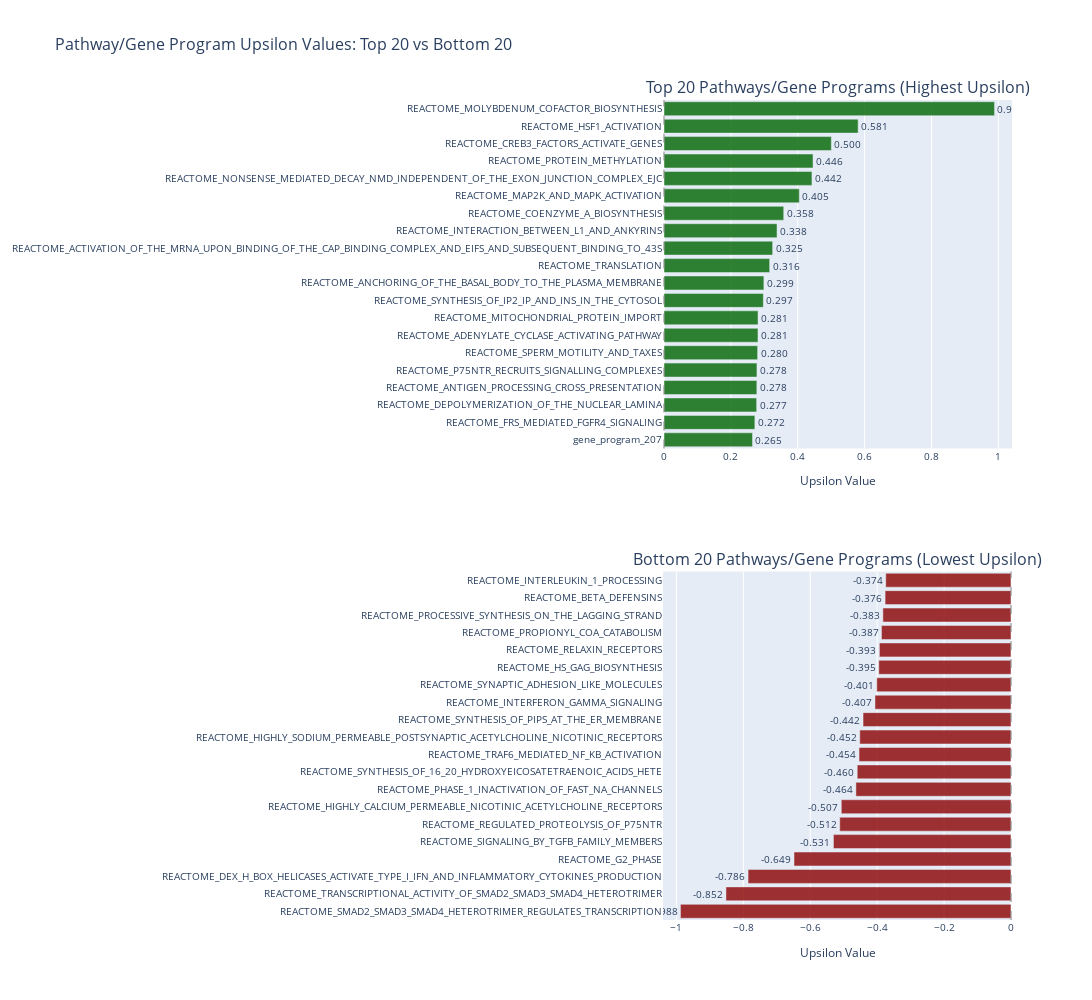

Notebook code for this chart:
### Code cell
from plotly.subplots import make_subplots

# Create interactive plot for top and bottom pathways/gene programs by upsilon values
import plotly.graph_objects as go

# Get top 20 and bottom 20 pathways
top_20 = pathway_upsilon_df_sorted.head(20)
bottom_20 = pathway_upsilon_df_sorted.tail(20)

# Create subplot with two bar charts
fig = make_subplots(
    rows=2, cols=1,
    subplot_titles=('Top 20 Pathways/Gene Programs (Highest Upsilon)', 
                   'Bottom 20 Pathways/Gene Programs (Lowest Upsilon)'),
    vertical_spacing=0.15
)

# Top 20 pathways (positive influence)
fig.add_trace(
    go.Bar(
        x=top_20['upsilon'],
        y=top_20['pathway_name'],
        orientation='h',
        name='Top 20',
        marker=dict(color='darkgreen', opacity=0.8),
        text=[f'{val:.3f}' for val in top_20['upsilon']],
        textposition='outside',
        hovertemplate='<b>%{y}</b><br>Upsilon: %{x:.4f}<extra></extra>'
    ),
    row=1, col=1
)

# Bottom 20 pathways (negative influence)  
fig.add_trace(
    go.Bar(
        x=bottom_20['upsilon'],
        y=bottom_20['pathway_name'],
        orientation='h',
        name='Bottom 20',
        marker=dict(color='darkred', opacity=0.8),
        text=[f'{val:.3f}' for val in bottom_20['upsilon']],
        textposition='outside',
        hovertemplate='<b>%{y}</b><br>Upsilon: %{x:.4f}<extra></extra>'
    ),
    row=2, col=1
)

# Update layout
fig.update_layout(
    title=dict(
        text='Pathway/Gene Program Upsilon Values: Top 20 vs Bottom 20',
        font=dict(size=16)
    ),
    height=1000,
    width=1200,
    showlegend=False,
    font=dict(size=10)
)

# Update x-axes
fig.update_xaxes(title_text="Upsilon Value", row=1, col=1)
fig.update_xaxes(title_text="Upsilon Value", row=2, col=1)

# Update y-axes to reverse order for better readability
fig.update_yaxes(autorange="reversed", row=1, col=1)
fig.update_yaxes(autorange="reversed", row=2, col=1)

# Add vertical line at x=0 for reference
fig.add_vline(x=0, line_dash="dash", line_color="gray", opacity=0.5, row=1, col=1)
fig.add_vline(x=0, line_dash="dash", line_color="gray", opacity=0.5, row=2, col=1)

fig.show()

# Print summary statistics
print("Summary Statistics:")
print(f"Highest upsilon value: {top_20.iloc[0]['upsilon']:.4f} ({top_20.iloc[0]['pathway_name']})")
print(f"Lowest upsilon value: {bottom_20.iloc[-1]['upsilon']:.4f} ({bottom_20.iloc[-1]['pathway_name']})")
print(f"Range: {top_20.iloc[0]['upsilon'] - bottom_20.iloc[-1]['upsilon']:.4f}")

### Figure 1 — Plotly figure (JSON) as saved in the notebook; plotly's stock layout.template omitted (floating-point values rounded to 4 significant figures)
{"data": [{"hovertemplate": "<b>%{y}</b><br>Upsilon: %{x:.4f}<extra></extra>", "marker": {"color": "darkgreen", "opacity": 0.8}, "name": "Top 20", "orientation": "h", "text": ["0.989", "0.581", "0.500", "0.446", "0.442", "0.405", "0.358", "0.338", "0.325", "0.316", "0.299", "0.297", "0.281", "0.281", "0.280", "0.278", "0.278", "0.277", "0.272", "0.265"], "textposition": "outside", "type": "bar", "x": [0.9885, 0.5806, 0.5005, 0.4457, 0.4425, 0.4047, 0.358, 0.3381, 0.3249, 0.316, 0.2987, 0.2971, 0.2812, 0.281, 0.28, 0.278, 0.2777, 0.2771, 0.2718, 0.2648], "xaxis": "x", "y": ["REACTOME_MOLYBDENUM_COFACTOR_BIOSYNTHESIS", "REACTOME_HSF1_ACTIVATION", "REACTOME_CREB3_FACTORS_ACTIVATE_GENES", "REACTOME_PROTEIN_METHYLATION", "REACTOME_NONSENSE_MEDIATED_DECAY_NMD_INDEPENDENT_OF_THE_EXON_JUNCTION_COMPLEX_EJC", "REACTOME_MAP2K_AND_MAPK_ACTIVATION", "REACTOME_COENZYME_A_BIOSYNTHESIS", "REACTOME_INTERACTION_BETWEEN_L1_AND_ANKYRINS", "REACTOME_ACTIVATION_OF_THE_MRNA_UPON_BINDING_OF_THE_CAP_BINDING_COMPLEX_AND_EIFS_AND_SUBSEQUENT_BINDING_TO_43S", "REACTOME_TRANSLATION", "REACTOME_ANCHORING_OF_THE_BASAL_BODY_TO_THE_PLASMA_MEMBRANE", "REACTOME_SYNTHESIS_OF_IP2_IP_AND_INS_IN_THE_CYTOSOL", "REACTOME_MITOCHONDRIAL_PROTEIN_IMPORT", "REACTOME_ADENYLATE_CYCLASE_ACTIVATING_PATHWAY", "REACTOME_SPERM_MOTILITY_AND_TAXES", "REACTOME_P75NTR_RECRUITS_SIGNALLING_COMPLEXES", "REACTOME_ANTIGEN_PROCESSING_CROSS_PRESENTATION", "REACTOME_DEPOLYMERIZATION_OF_THE_NUCLEAR_LAMINA", "REACTOME_FRS_MEDIATED_FGFR4_SIGNALING", "gene_program_207"], "yaxis": "y"}, {"hovertemplate": "<b>%{y}</b><br>Upsilon: %{x:.4f}<extra></extra>", "marker": {"color": "darkred", "opacity": 0.8}, "name": "Bottom 20", "orientation": "h", "text": ["-0.374", "-0.376", "-0.383", "-0.387", "-0.393", "-0.395", "-0.401", "-0.407", "-0.442", "-0.452", "-0.454", "-0.460", "-0.464", "-0.507", "-0.512", "-0.531", "-0.649", "-0.786", "-0.852", "-0.988"], "textposition": "outside", "type": "bar", "x": [-0.3744, -0.3763, -0.3829, -0.3871, -0.3934, -0.3952, -0.4012, -0.4066, -0.4422, -0.452, -0.4541, -0.4596, -0.4635, -0.5072, -0.5119, -0.5307, -0.6485, -0.7858, -0.852, -0.9879], "xaxis": "x2", "y": ["REACTOME_INTERLEUKIN_1_PROCESSING", "REACTOME_BETA_DEFENSINS", "REACTOME_PROCESSIVE_SYNTHESIS_ON_THE_LAGGING_STRAND", "REACTOME_PROPIONYL_COA_CATABOLISM", "REACTOME_RELAXIN_RECEPTORS", "REACTOME_HS_GAG_BIOSYNTHESIS", "REACTOME_SYNAPTIC_ADHESION_LIKE_MOLECULES", "REACTOME_INTERFERON_GAMMA_SIGNALING", "REACTOME_SYNTHESIS_OF_PIPS_AT_THE_ER_MEMBRANE", "REACTOME_HIGHLY_SODIUM_PERMEABLE_POSTSYNAPTIC_ACETYLCHOLINE_NICOTINIC_RECEPTORS", "REACTOME_TRAF6_MEDIATED_NF_KB_ACTIVATION", "REACTOME_SYNTHESIS_OF_16_20_HYDROXYEICOSATETRAENOIC_ACIDS_HETE", "REACTOME_PHASE_1_INACTIVATION_OF_FAST_NA_CHANNELS", "REACTOME_HIGHLY_CALCIUM_PERMEABLE_NICOTINIC_ACETYLCHOLINE_RECEPTORS", "REACTOME_REGULATED_PROTEOLYSIS_OF_P75NTR", "REACTOME_SIGNALING_BY_TGFB_FAMILY_MEMBERS", "REACTOME_G2_PHASE", "REACTOME_DEX_H_BOX_HELICASES_ACTIVATE_TYPE_I_IFN_AND_INFLAMMATORY_CYTOKINES_PRODUCTION", "REACTOME_TRANSCRIPTIONAL_ACTIVITY_OF_SMAD2_SMAD3_SMAD4_HETEROTRIMER", "REACTOME_SMAD2_SMAD3_SMAD4_HETEROTRIMER_REGULATES_TRANSCRIPTION"], "yaxis": "y2"}], "layout": {"annotations": [{"font": {"size": 16}, "showarrow": false, "text": "Top 20 Pathways/Gene Programs (Highest Upsilon)", "x": 0.5, "xanchor": "center", "xref": "paper", "y": 1, "yanchor": "bottom", "yref": "paper"}, {"font": {"size": 16}, "showarrow": false, "text": "Bottom 20 Pathways/Gene Programs (Lowest Upsilon)", "x": 0.5, "xanchor": "center", "xref": "paper", "y": 0.425, "yanchor": "bottom", "yref": "paper"}], "font": {"size": 10}, "height": 1000, "shapes": [{"line": {"color": "gray", "dash": "dash"}, "opacity": 0.5, "type": "line", "x0": 0, "x1": 0, "xref": "x", "y0": 0, "y1": 1, "yref": "y domain"}, {"line": {"color": "gray", "dash": "dash"}, "opacity": 0.5, "type": "line", "x0": 0, "x1": 0, "xref": "x2", "y0": 0, "y1": 1, "yref": "y2 domain"}], "showlegend": false, "title": {"font": {"size": 16}, "text": "Pathway/Gene Program Upsilon Values: Top 20 vs Bottom 20"}, "width": 1200, "xaxis": {"anchor": "y", "domain": [0, 1], "title": {"text": "Upsilon Value"}}, "xaxis2": {"anchor": "y2", "domain": [0, 1], "title": {"text": "Upsilon Value"}}, "yaxis": {"anchor": "x", "autorange": "reversed", "domain": [0.575, 1]}, "yaxis2": {"anchor": "x2", "autorange": "reversed", "domain": [0, 0.425]}}}
